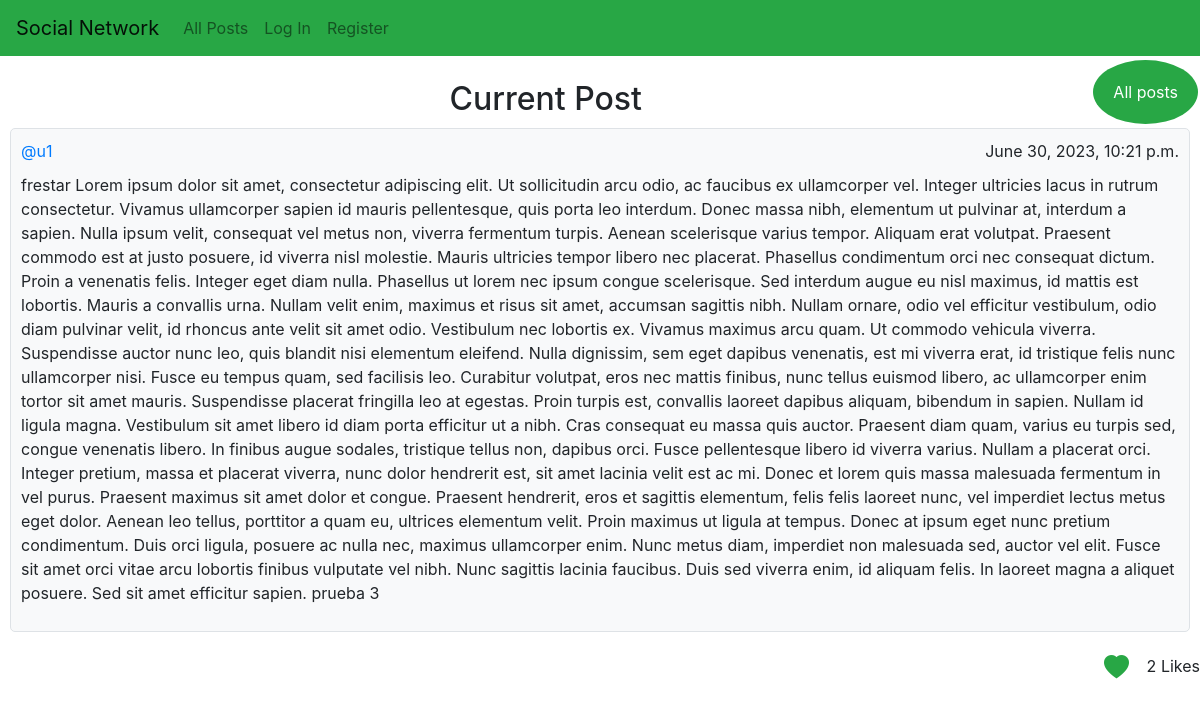
The page /post/30 on the database its author committed.
### network/models.py (models this page shows, shortened)
class Post(models.Model):
    user = models.ForeignKey(User, on_delete=models.CASCADE, related_name="posts")
    content = models.TextField(blank=True)
    timestamp = models.DateTimeField(auto_now_add=True)
    likes = models.ManyToManyField(User, related_name="like", blank=True)

class User(AbstractUser):
    pass
    followers = models.ManyToManyField("User", related_name="My_followers", blank=True)
    following = models.ManyToManyField("User", related_name="Im_following", blank=True)

### network/views.py (the view)
# urls.py: path("post/<int:post_id>", views.post, name="post"),
def post(request, post_id):
    post = Post.objects.get(id=post_id)
    return render(request, "network/post.html", {
        "post": post,
        "author": post.user.username,
        "logged_in_user": request.user.username,
        "likes": post.likes.all().values_list('username', flat=True)
    })

### network/templates/network/post.html (shortened to what this page needs)
{% extends "network/layout.html" %}
{% block body %}
    <div id="current">
        {% if author == logged_in_user %}
            <button type="submit" class="button float-right nav-link" onclick="edit()">Edit</button>
        {% else %}
            <a href="{% url 'index' %}" class="button float-right nav-link">All posts</a>
        {% endif %}
        <br>
        <h2>Current Post</h2>
        {% if author == logged_in_user %}
            <div class="post" onclick="edit()">
        {% else %}
            <div class="post">
        {% endif %}
            <div class="post-header">
                <a href="{% url 'profile' post.user.username %}">@{{ post.user.username }}</a>
                <span class="float-right">{{ post.timestamp }}</span>
            </div>
            <div class="post-body">
                <p id="new_content">{{ post.content }}</p>
            </div>
            </div>
            <div class="post-footer">
                {% if logged_in_user in likes %}
                    <button type="button" class="btn btn-link" onclick="like( {{ post.id }} )" ><span id="color" class="bi bi-heart-fill liked"></span></button>
                {% else %}
                    {% if post.likes.count > 0 %}
                        <button type="button" class="btn btn-link" onclick="like( {{ post.id }} )" ><span id="color" class="bi bi-heart-fill heart"></span></button>
                    {% else %}
                        <button type="button" class="btn btn-link" onclick="like( {{ post.id }} )" ><span id="color" class="bi bi-heart heart"></span></button>
                    {% endif %}
                {% endif %}
                <span id="like">{{ post.likes.count }}</span>
                {% if post.likes.count == 1 %}
                    <span id="likes">Like</span>
                {% else %}
                    <span id="likes">Likes</span>
                {% endif %}
            </div>
    </div>
{% endblock %}

### network/static/network/styles.css (style rules this page uses)
.button { background-color: #28a745; border: none; color: white; padding: 20px; text-align: center; text-decoration: none; display: inline-block; font-size: 16px; margin: 4px 2px; cursor: pointer; border-radius: 50%; }
h2 { margin: auto; text-align: center; }
.post { background-color: #f8f9fa; border: 1px solid #dee2e6; border-radius: 5px; padding: 10px; margin: 10px; }
.post-header { display: flex; justify-content: space-between; align-items: center; }
.post-body { margin: 10px 0; }
.post-footer { text-align: right; }
.heart { color:#28a745; font-size: 25px; }

### rows shown on the page
Post: user.username "u1", timestamp "June 30, 2023, 10:21 p.m.", content "frestar Lorem ipsum dolor sit amet, consectetur adipiscing elit. Ut sollicitudin arcu odio, ac faucibus ex ullamcorper vel. Integer ultricies lacus in rutrum consectetur. Vivamus ullamcorper sapien id mauris pellentesque, quis porta leo interdum. Donec massa nibh, elementum ut pulvinar at, interdum a sapien. Nulla ipsum velit, consequat vel metus non, viverra fermentum turpis. Aenean scelerisque varius tempor. Aliquam erat volutpat. Praesent commodo est at justo posuere, id viverra nisl molestie. Mauris ultricies tempor libero nec placerat. Phasellus condimentum orci nec consequat dictum. Proin a venenatis felis. Integer eget diam nulla. Phasellus ut lorem nec ipsum congue scelerisque. Sed…", likes.count "2"
